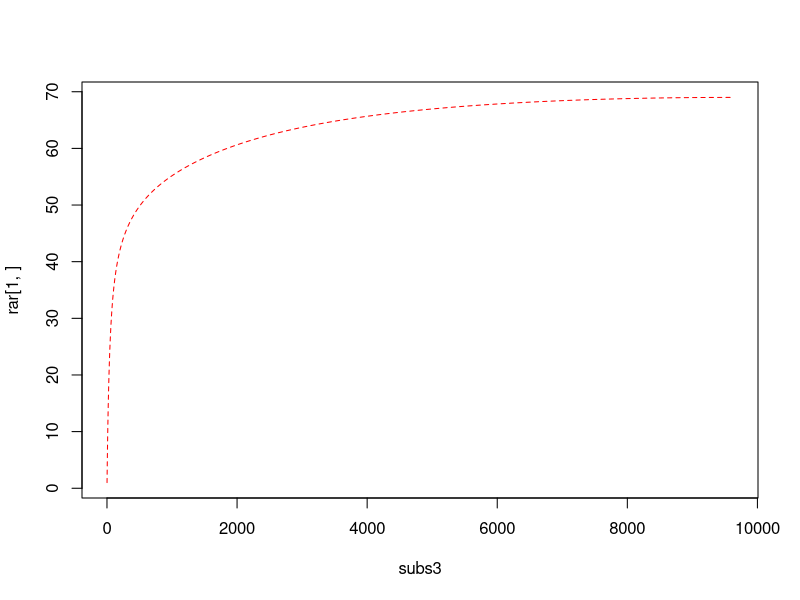

The R source for this figure: (Note: a time limit stopped this script after it produced the figure.)
### Creating a standarised individual based rarefaction curves for three guilds of herbivores

### Reading the data
setwd("C:\\R\\how simple are tropical food webs\\")
guilds <- read.table("guilds.csv", header = TRUE, sep = "\t")
library(vegan)

### Subsetting the data for miners, mobile chewers, semiconcealed chewers

miners <- t(guilds[guilds$Guild == unique(guilds$Guild)[3], 2:(dim(guilds)[2] - 6)])
mobile.chewers <- t(guilds[guilds$Guild == unique(guilds$Guild)[4], 2:(dim(guilds)[2] - 6)])
semiconcealed.chewers <- t(guilds[guilds$Guild == unique(guilds$Guild)[5], 2:(dim(guilds)[2] - 6)])

# Rarefaction for miners

minSums <- colSums(miners, na.rm = TRUE)
subs3 <- c(seq(1,sum(minSums)))
rar <- rarefy(minSums, sample = subs3, se=T, MARG = 2)
plot(subs3, rar[1,], type = "l", col = "red", lty = 2)

# Individual based rarefaction for mobile chewers

mcSums <- colSums(mobile.chewers, na.rm = TRUE)
mc.subs <- c(seq(1,sum(mcSums)))
mc.rar <- rarefy(mcSums, sample = mc.subs, se=T, MARG = 2)
plot(mc.subs, mc.rar[1,], type = "l", col = "red", lty = 2)

# Individual based rarefaction for sc chewers

scSums <- colSums(semiconcealed.chewers, na.rm = TRUE)
sc.subs <- c(seq(1,sum(scSums)))
sc.rar <- rarefy(scSums, sample = sc.subs, se=T, MARG = 2)
plot(sc.subs, sc.rar[1,], type = "l", col = "red", lty = 2)

# Rescaling number of individuals

n.miners <- sum(minSums)
n.mc <- sum(mcSums)
n.sc <- sum(scSums)

subs3 <- subs3/n.miners
mc.subs <- mc.subs/n.mc
sc.subs <- sc.subs/n.sc

# Rescaling number of species

s.miners <- length(minSums)
s.mc <- length(mcSums)
s.sc <- length(scSums)

mob <- rar[1,]
mc <- mc.rar[1,]
sc <- sc.rar[1,]

rar[1,] <- rar[1, ]/s.miners
mc.rar[1,] <- mc.rar[1, ]/s.mc
sc.rar[1,] <- sc.rar[1, ]/s.sc

windows(400,300)
plot(subs3, rar[1,], type = "l", col = "red", lty = 1, xlim = c(0,1), ylim = c(0,1),
     axes = F, ylab = "", xlab = "")
par(new = T)
plot(mc.subs, mc.rar[1,], type = "l", col = "black", lty = 2, xlim = c(0,1), ylim = c(0,1),
     axes = F, ylab = "", xlab = "")
par(new = T)
plot(sc.subs, sc.rar[1,], type = "l", col = "blue", lty = 3, xlim = c(0,1), ylim = c(0,1), ylab = "Fraction of individuals", xlab = "Fraction of species")

legend(0.6, 0.6, lty = c(1,2,3),
       col = c("red", "black","blue"), 
       c("Miners", "Mobile chewers", "Semiconcealed chewers"))
